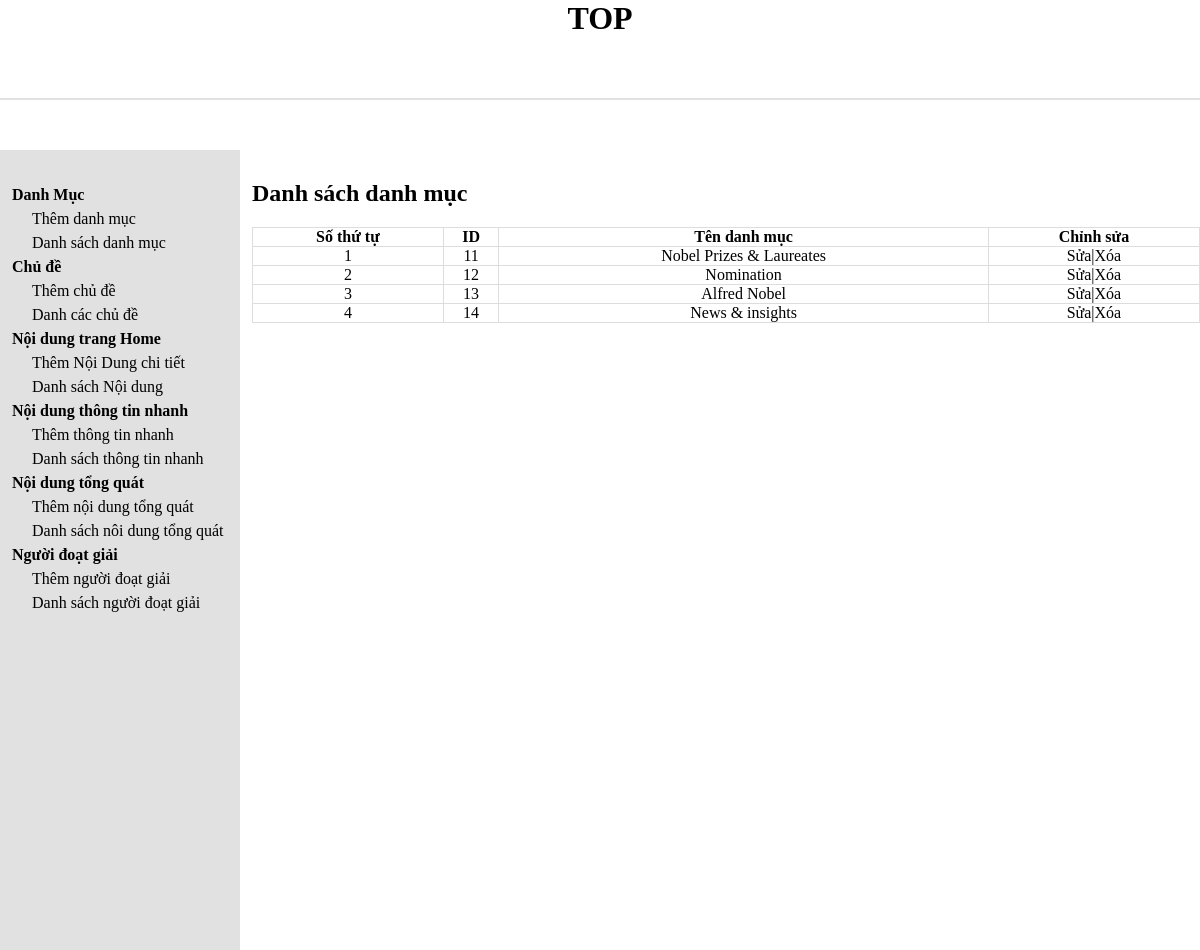
/project_nobel/admin/cartegorylist.php, run on the app's committed database.
### tables this page shows
CREATE TABLE `tbl_cartegory` (
  `cartegory_id` int(11) NOT NULL,
  `cartegory_name` varchar(255) NOT NULL
);

### project_nobel/admin/database.php (called while the page is built, shortened)
<?php
class Database{
    public $host = DB_HOST;
    public $user = DB_USER;
    public $pass = DB_PASS;
    public $dbname = DB_NAME;
    public $link;
    private function connectDB(){
        $this ->link = new mysqli($this->host, $this->user, $this ->pass, $this->dbname);
    }
public function select($query){
    $result = $this->link->query($query) or
    die($this->link->error.__LINE__);
    if($result->num_rows > 0){
        return $result;
    }else{
        return false;
    }
}
}
?>

### project_nobel/admin/class/cartegory_class.php (called while the page is built, shortened)
<?php
include "database.php";
?>
<?php
class cartegory{
    private $db;
    public function __construct()
    {
        $this ->db =new Database();
    }
    public function show_cartegory(){
        $query = "SELECT * FROM tbl_cartegory ORDER BY cartegory_id ASC";
        $result = $this -> db->select($query);
        return $result;
    }
}
?>

### project_nobel/admin/cartegorylist.php (the view, shortened to what this page needs)
<?php
include "header.php";
include "slider.php";
include "./class/cartegory_class.php";
?>
<?php
$cartegory = new cartegory;
$show_cartegory = $cartegory ->show_cartegory();
?>
<div class="admin-content-right">
    <div class="admin-content-right-cartegory_list">
        <h1>Danh sách danh mục</h1>
        <table>
            <tr>
                <th>Số thứ tự</th>
                <th>ID</th>
                <th>Tên danh mục</th>
                <th>Chỉnh sửa</th>
            </tr>
            <?php
            $stt=0;
            if ($show_cartegory) {
                while ($result = $show_cartegory->fetch_assoc()) {
                    $stt++;
            ?>
                    <tr>
                        <td><?php echo $stt ?></td>
                        <td><?php echo $result['cartegory_id'] ?></td>
                        <td><?php echo $result['cartegory_name'] ?></td>
                        <td><a href="cartegoryedit.php?cartegory_id=<?php echo $result['cartegory_id'] ?>">Sửa</a>|<a href="#"  onclick="dodelete('<?php echo $result['cartegory_id'] ?>','<?php echo $result['cartegory_name'] ?>')" >Xóa</a></td>
                    </tr>
            <?php
                }
            }
            ?>
        </table>
    </div>
</div>
</section>
</body>
</html>

### project_nobel/admin/style.css (style rules this page uses)
* { margin: 0; padding: 0; box-sizing: border-box; color: black; outline: none; }
a { text-decoration: none; }
.admin-content-right { width: 80%; padding: 30px 0 0 12px; }
.admin-content-right-cartegory_list table { width: 100%; text-align: center; margin-top: 20px; }
.admin-content-right-cartegory_list table tr th,td { border: 1px solid #ddd; }
table { border-collapse: collapse; }

### data on the page
tbl_cartegory: cartegory_id "11", cartegory_name "Nobel Prizes & Laureates"
tbl_cartegory: cartegory_id "12", cartegory_name "Nomination"
tbl_cartegory: cartegory_id "13", cartegory_name "Alfred Nobel"
tbl_cartegory: cartegory_id "14", cartegory_name "News & insights"
